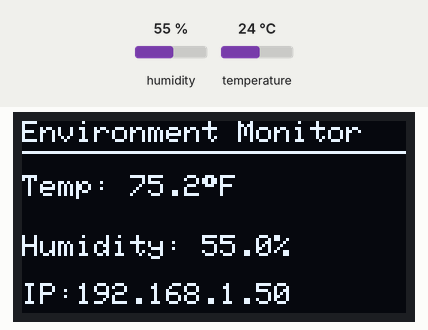
Bench run of a sketch on a simulated Arduino Uno R4 WiFi. Shown: 128×64 one-colour display. Inputs (shaded band) come from the test bench; at power-on: humidity 55 %, temperature 24 °C. WiFi joins after 1.5 s; servers stay silent unless stated; what the sketch prints to the serial monitor is not drawn.

Above: at 13.2 s.
13.3 s: humidity set to 22 %
At 16.4 s:
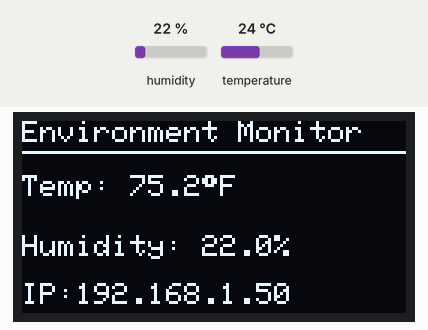
17.1 s: temperature set to 12 °C
At 19.8 s:
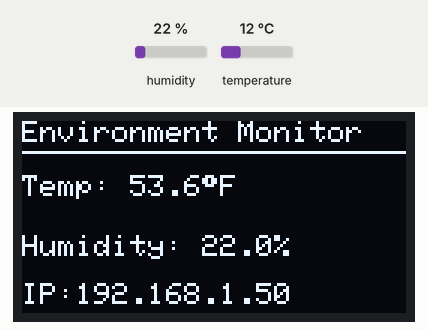
20.1 s: humidity set to 40 %
At 22.2 s:
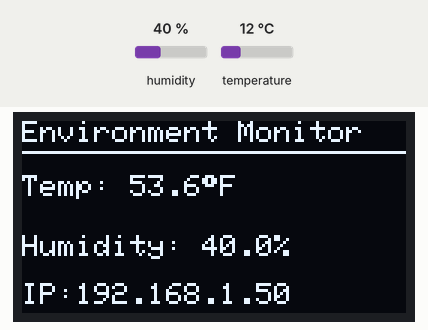
23.1 s: temperature set to 19 °C
At 25.8 s:
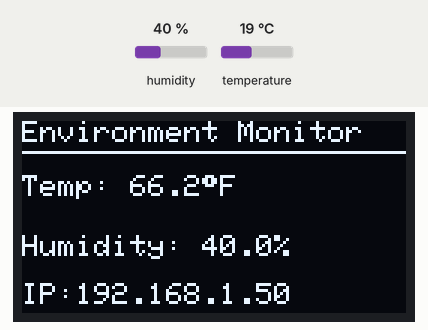
Timing chart, 0 to 27.1 s (numbered marks = the images above; inputs shaded):
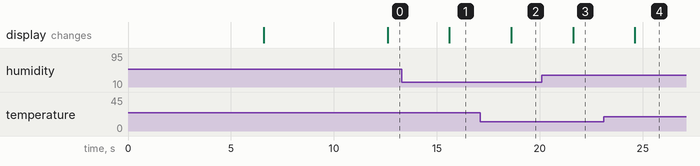

Measured:
- after the input at 13.3 s, the display: changes after 2.3 s (image 1)
- after the input at 17.1 s, the display: changes after 1.5 s (image 2)
- after the input at 20.1 s, the display: changes after 1.5 s (image 3)
- after the input at 23.1 s, the display: changes after 1.5 s (image 4)

The sketch:

HumTemp.ino
```cpp
#include <Wire.h>
#include <WiFiS3.h>
#include <Adafruit_GFX.h>
#include <Adafruit_SSD1306.h>
#include "dht_nonblocking.h"

#define SCREEN_WIDTH 128
#define SCREEN_HEIGHT 64
#define OLED_RESET    -1
Adafruit_SSD1306 display(SCREEN_WIDTH, SCREEN_HEIGHT, &Wire, OLED_RESET);

#define DHT_SENSOR_TYPE DHT_TYPE_11
static const int DHT_SENSOR_PIN = 2;
DHT_nonblocking dht_sensor(DHT_SENSOR_PIN, DHT_SENSOR_TYPE);

// Network credentials
const char* ssid = "Your SSID";
const char* pass = "Your Password";

WiFiServer server(80);

void setup()
{
  Serial.begin(9600);

  // Initialize the 0.96-inch OLED display (I2C address 0x3C)
  if (!display.begin(SSD1306_SWITCHCAPVCC, 0x3C)) {
    Serial.println(F("SSD1306 allocation failed"));
    for (;;);
  }

  display.clearDisplay();
  display.setTextSize(1);
  display.setTextColor(SSD1306_WHITE);
  display.setCursor(0, 0);
  display.println(F("Connecting to WiFi..."));
  display.display();

  // Check for the WiFi module
  if (WiFi.status() == WL_NO_MODULE) {
    display.clearDisplay();
    display.setCursor(0, 0);
    display.println(F("WiFi Module Failed!"));
    display.display();
    while (true);
  }

  // Connect to Wi-Fi network
  while (WiFi.status() != WL_CONNECTED) {
    WiFi.begin(ssid, pass);
    delay(5000);
  }

  server.begin();

  // Display Connected & IP Address briefly during setup
  display.clearDisplay();
  display.setCursor(0, 0);
  display.println(F("WiFi Connected!"));
  display.setCursor(0, 20);
  display.print(F("IP: "));
  display.println(WiFi.localIP());
  display.display();
  delay(3000); // Show IP for 3 seconds before starting loop
}

static bool measure_environment(float *temperature, float *humidity)
{
  static unsigned long measurement_timestamp = millis();

  /* Measure once every four seconds.[cite: 1] */
  if (millis() - measurement_timestamp > 3000ul)
  {
    if (dht_sensor.measure(temperature, humidity) == true)
    {
      measurement_timestamp = millis();
      return(true);
    }
  }

  return(false);
}

void loop()
{
  float temperature;
  float humidity;

  // Static variables to keep track of the latest readings for the web server
  static float latest_f = 0.0;
  static float latest_h = 0.0;

  /* Measure temperature and humidity using the non-blocking state machine.[cite: 1] */
  if (measure_environment(&temperature, &humidity) == true)
  {
    // Convert Celsius to Fahrenheit
    latest_f = (temperature * 9.0 / 5.0) + 32.0;
    latest_h = humidity;

    // Print to Serial Monitor
    Serial.print("T = ");
    Serial.print(latest_f, 1);
    Serial.print(" deg. F, H = ");
    Serial.print(latest_h, 1);
    Serial.println("%");

    // Update the 0.96-inch OLED Display (including local IP at the bottom)
    display.clearDisplay();

    // Title header (Yellow section)
    display.setTextSize(1);
    display.setCursor(0, 0);
    display.print(F("Environment Monitor"));
    display.drawFastHLine(0, 10, 128, SSD1306_WHITE);

    // Temperature reading (Blue section)
    display.setCursor(0, 18);
    display.setTextSize(1);
    display.print(F("Temp:"));
    display.setCursor(36, 18);
    display.setTextSize(1);
    display.print(latest_f, 1);
    display.print((char)247);
    display.print(F("F"));

    // Humidity reading
    display.setCursor(0, 38);
    display.setTextSize(1);
    display.print(F("Humidity: "));
    display.print(latest_h, 1);
    display.print(F("%"));

    // IP Address at the very bottom row
    display.setCursor(0, 54);
    display.setTextSize(1);
    display.print(F("IP:"));
    display.print(WiFi.localIP());

    display.display();
  }

  // Handle incoming web server clients continuously
  WiFiClient client = server.available();
  if (client) {
    String currentLine = "";
    while (client.connected()) {
      if (client.available()) {
        char c = client.read();
        if (c == '\n') {
          if (currentLine.length() == 0) {
            // HTTP headers
            client.println("HTTP/1.1 200 OK");
            client.println("Content-type:text/html");
            client.println("Connection: close");
            client.println();

            // HTML Web Page content
            client.println("<!DOCTYPE html><html>");
            client.println("<head><meta http-equiv=\"refresh\" content=\"5\"></head>");
            client.println("<body><h1>Arduino Uno R4 Environment</h1>");
            client.print("<p>Temperature: <strong>");
            client.print(latest_f, 1);
            client.println(" &deg;F</strong></p>");
            client.print("<p>Humidity: <strong>");
            client.print(latest_h, 1);
            client.println(" %</strong></p>");
            client.println("</body></html>");
            break;
          } else {
            currentLine = "";
          }
        } else if (c != '\r') {
          currentLine += c;
        }
      }
    }
    client.stop();
  }
}
```
